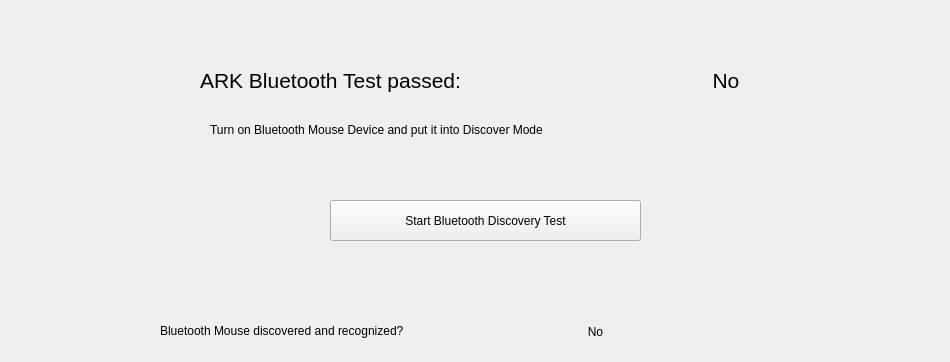
     <widget class="QWidget" name="bluetoothTab">
      <attribute name="title">
       <string>BT</string>
      </attribute>
      <widget class="QWidget" name="layoutWidget_12">
       <property name="geometry">
        <rect>
         <x>160</x>
         <y>310</y>
         <width>621</width>
         <height>43</height>
        </rect>
       </property>
       <layout class="QHBoxLayout" name="touchSceenHorizontalLayout_7">
        <item>
         <widget class="QLabel" name="label_18">
          <property name="sizePolicy">
           <sizepolicy hsizetype="Fixed" vsizetype="Fixed">
            <horstretch>0</horstretch>
            <verstretch>0</verstretch>
           </sizepolicy>
          </property>
          <property name="text">
           <string>Bluetooth Mouse discovered and recognized?</string>
          </property>
         </widget>
        </item>
        <item>
         <widget class="QLabel" name="btMouseRecognizedAnswerLabel">
          <property name="text">
           <string>No</string>
          </property>
          <property name="alignment">
           <set>Qt::AlignCenter</set>
          </property>
         </widget>
        </item>
       </layout>
      </widget>
      <widget class="QLabel" name="label_19">
       <property name="geometry">
        <rect>
         <x>210</x>
         <y>110</y>
         <width>731</width>
         <height>40</height>
        </rect>
       </property>
       <property name="text">
        <string>Turn on Bluetooth Mouse Device and put it into Discover Mode</string>
       </property>
      </widget>
      <widget class="QPushButton" name="startBtTestButton">
       <property name="geometry">
        <rect>
         <x>330</x>
         <y>200</y>
         <width>311</width>
         <height>41</height>
        </rect>
       </property>
       <property name="text">
        <string>Start Bluetooth Discovery Test</string>
       </property>
      </widget>
      <widget class="QLabel" name="lblBoardSiteArkBtPassed">
       <property name="geometry">
        <rect>
         <x>200</x>
         <y>68</y>
         <width>421</width>
         <height>25</height>
        </rect>
       </property>
       <property name="sizePolicy">
        <sizepolicy hsizetype="Fixed" vsizetype="Fixed">
         <horstretch>0</horstretch>
         <verstretch>0</verstretch>
        </sizepolicy>
       </property>
       <property name="font">
        <font>
         <pointsize>16</pointsize>
         <weight>50</weight>
         <bold>false</bold>
        </font>
       </property>
       <property name="text">
        <string>ARK Bluetooth Test passed:</string>
       </property>
      </widget>
      <widget class="QLabel" name="lblBoardSiteArkBtAnswerLabel">
       <property name="geometry">
        <rect>
         <x>630</x>
         <y>60</y>
         <width>192</width>
         <height>41</height>
        </rect>
       </property>
       <property name="font">
        <font>
         <pointsize>16</pointsize>
         <weight>50</weight>
         <bold>false</bold>
        </font>
       </property>
       <property name="text">
        <string>No</string>
       </property>
       <property name="alignment">
        <set>Qt::AlignCenter</set>
       </property>
      </widget>
     </widget>
